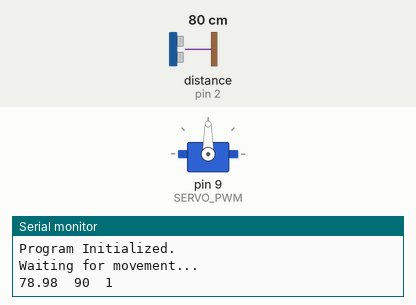
The sketch below on a simulated Arduino Uno, built with avr-gcc and run on an emulated ATmega328P. Parts: servo, the last lines printed to the serial monitor. Wiring (inferred from the names in the program): ultrasonic range finder: trigger pin 3; echo pin 2. The test bench sets the inputs (shaded band); at power-on: distance to the obstacle (sensor on pin 2) 80 cm. The echo pulse lasts 58.3 µs per cm.

Above: at 1.2 s.
1.3 s: distance to the obstacle (sensor on pin 2) set to 12 cm
At 3.32 s:
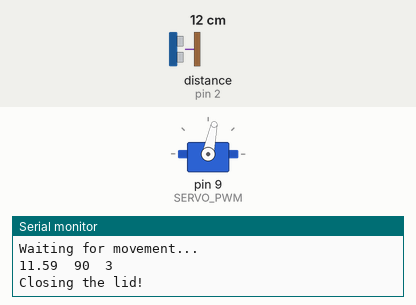
4.3 s: distance to the obstacle (sensor on pin 2) set to 9 cm
At 8.1 s:
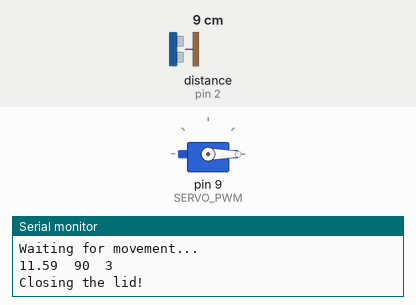
Timing chart, 0 to 13.3 s (numbered marks = the images above; inputs shaded):
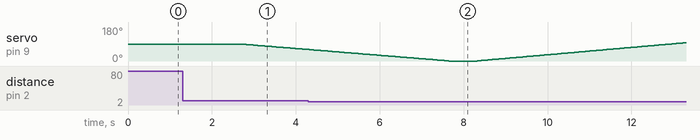

Measured:
- the behaviour switches between 11 and 10 cm on distance to the obstacle (sensor on pin 2) (found by bisection; images 1 and 2)

The sketch:

main.ino
```cpp
#include <Servo.h>

#define SERVO_PWM 9 // Servo motor: Signal pin
#define PROXIMITY_TRIG 3 // Proximity Sensor: Ultrasonic pulse sending pin
#define PROXIMITY_ECHO 2 // Proximity Sensor: Ultrasinic pulse recieving pin

Servo motor;
const int NUM_SAMPLES = 20;
const int NUM_OUTLIERS = 5;
const float ACTIVIATION_THRESHOLD_CM = 10.00;
int cyclesUserAbsent;

void setup() {
  Serial.begin(9600);
  pinMode(PROXIMITY_TRIG, OUTPUT);
  pinMode(PROXIMITY_ECHO, INPUT);
  motor.attach(SERVO_PWM);

  Serial.println("Program Initialized.");
}

// Get data from ultrasonic sensor and convert to distance in centimeters
float ultrasonicMeasureCM() {
  digitalWrite(PROXIMITY_TRIG, HIGH);
  delayMicroseconds(10);
  digitalWrite(PROXIMITY_TRIG, LOW);

  return 0.017 * pulseIn(PROXIMITY_ECHO, HIGH); // Conversion to CM
}

void rotateMotor(int angleStop, unsigned long movingTimeMs) {
  int angleStart = motor.read();
  unsigned long moveStartMs = millis();

  while (motor.read() != angleStop) {
    unsigned long progress = millis() - moveStartMs;
    long angle = map(progress, 0, movingTimeMs, angleStart, angleStop); // I don't know why this works
    motor.write(angle);
  }
}

void loop() {
  // Take multiple measurements and store in array
  float measurementsCM[NUM_SAMPLES];
  for (int sample = 0; sample < NUM_SAMPLES; sample++) {
    measurementsCM[sample] = ultrasonicMeasureCM();
    delay(30); // to avoid ultrasonic interference
  }

  // Sort measurements in ascending order
  for (int i = 0; i < NUM_SAMPLES-1; i++) {
    for (int j = i+1; j < NUM_SAMPLES; j++) {
      if (measurementsCM[i] > measurementsCM[j]) {
        measurementsCM[i] = measurementsCM[j];
        measurementsCM[j] = measurementsCM[i];
      }
    }
  }

  // Get sum of middle values
  double sum = 0;
  for (int sample = NUM_OUTLIERS; sample < (NUM_SAMPLES - NUM_OUTLIERS); sample++) {
    sum += measurementsCM[sample];
  }

  // Get average of middle samples
  float distanceCM = sum / (NUM_SAMPLES - (NUM_OUTLIERS * 2));

  // TODO: this is inefficient. Switch to a rolling average?
  // Keep track of how long user has been absent
  cyclesUserAbsent = distanceCM < ACTIVIATION_THRESHOLD_CM ? 0 : cyclesUserAbsent + 1;
  if (cyclesUserAbsent >= 1000) {
    cyclesUserAbsent = 3; //make sure cycle count does not reach integer limit
  }

  // Open, close, or standby toilet lid
  if (cyclesUserAbsent > 3 && motor.read() > 5) {
    Serial.println("Closing the lid!");
    rotateMotor(0, 5000);
  }
  else if (cyclesUserAbsent == 0 && motor.read() <= 5) {
    Serial.println("Opening the lid!");
    rotateMotor(97, 5000);
  }
  else {
    Serial.println("Waiting for movement...");
    // Serial monitor readout
    Serial.print(distanceCM);
    Serial.print("  ");
    Serial.print(motor.read());
    Serial.print("  ");
    Serial.println(cyclesUserAbsent);
  }
}
```
